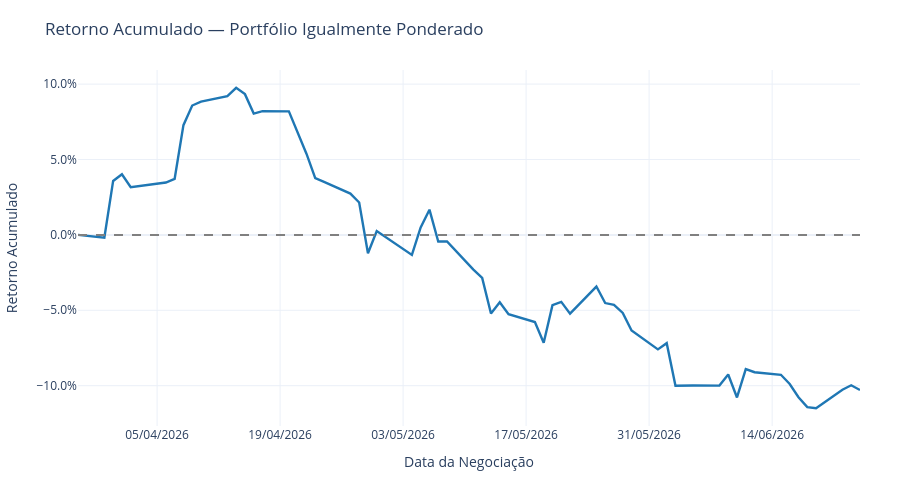

Write notebook code for a chart like this one.
### Markdown cell above
## 3. Equal-Weight Portfolio Back-test

### Code cell
# 3) Back-test simples de um portfólio igualmente ponderado (equal-weight).
# Estratégia: a cada dia, peso = 1/N em cada ativo. O retorno do portfólio é a
# média simples dos retornos diários; o acumulado é o produto cumulativo.
if not daily.is_empty():
    portfolio = (
        daily
        .group_by("trade_date")
        .agg(pl.col("daily_return").mean().alias("portfolio_return"))
        .sort("trade_date")
        .with_columns(
            # cumprod((1 + r_t)) - 1  =  retorno composto acumulado
            ((1 + pl.col("portfolio_return").fill_null(0)).cum_prod() - 1).alias("portfolio_cum_return")
        )
        .to_pandas()
    )

    fig = px.line(
        portfolio,
        x="trade_date",
        y="portfolio_cum_return",
        title="Retorno Acumulado — Portfólio Igualmente Ponderado",
        labels={
            "trade_date": "Data da Negociação",
            "portfolio_cum_return": "Retorno Acumulado",
        },
    )
    fig.update_traces(line=dict(color="#1f77b4", width=2.4))
    fig.add_hline(y=0, line_dash="dash", line_color="grey")
    fig.update_layout(
        template="plotly_white",
        height=480,
        hovermode="x unified",
        margin=dict(l=60, r=40, t=70, b=50),
    )
    fig.update_yaxes(tickformat=".1%")
    fig.update_xaxes(tickformat="%d/%m/%Y")
    fig.show()

    final_return = portfolio["portfolio_cum_return"].iloc[-1]
    print(f"Retorno final do portfólio: {final_return:.2%}")

### Figure 1 — Plotly figure (JSON) as saved in the notebook; plotly's stock layout.template omitted (floating-point values rounded to 4 significant figures)
{"data": [{"hovertemplate": "Data da Negociação=%{x}<br>Retorno Acumulado=%{y}<extra></extra>", "legendgroup": "", "line": {"color": "#1f77b4", "dash": "solid", "width": 2.4}, "marker": {"symbol": "circle"}, "mode": "lines", "name": "", "orientation": "v", "showlegend": false, "type": "scatter", "x": ["2026-03-27T00:00:00.000", "2026-03-30T00:00:00.000", "2026-03-31T00:00:00.000", "2026-04-01T00:00:00.000", "2026-04-02T00:00:00.000", "2026-04-06T00:00:00.000", "2026-04-07T00:00:00.000", "2026-04-08T00:00:00.000", "2026-04-09T00:00:00.000", "2026-04-10T00:00:00.000", "2026-04-13T00:00:00.000", "2026-04-14T00:00:00.000", "2026-04-15T00:00:00.000", "2026-04-16T00:00:00.000", "2026-04-17T00:00:00.000", "2026-04-20T00:00:00.000", "2026-04-22T00:00:00.000", "2026-04-23T00:00:00.000", "2026-04-24T00:00:00.000", "2026-04-27T00:00:00.000", "2026-04-28T00:00:00.000", "2026-04-29T00:00:00.000", "2026-04-30T00:00:00.000", "2026-05-04T00:00:00.000", "2026-05-05T00:00:00.000", "2026-05-06T00:00:00.000", "2026-05-07T00:00:00.000", "2026-05-08T00:00:00.000", "2026-05-11T00:00:00.000", "2026-05-12T00:00:00.000", "2026-05-13T00:00:00.000", "2026-05-14T00:00:00.000", "2026-05-15T00:00:00.000", "2026-05-18T00:00:00.000", "2026-05-19T00:00:00.000", "2026-05-20T00:00:00.000", "2026-05-21T00:00:00.000", "2026-05-22T00:00:00.000", "2026-05-25T00:00:00.000", "2026-05-26T00:00:00.000", "2026-05-27T00:00:00.000", "2026-05-28T00:00:00.000", "2026-05-29T00:00:00.000", "2026-06-01T00:00:00.000", "2026-06-02T00:00:00.000", "2026-06-03T00:00:00.000", "2026-06-05T00:00:00.000", "2026-06-08T00:00:00.000", "2026-06-09T00:00:00.000", "2026-06-10T00:00:00.000", "2026-06-11T00:00:00.000", "2026-06-12T00:00:00.000", "2026-06-15T00:00:00.000", "2026-06-16T00:00:00.000", "2026-06-17T00:00:00.000", "2026-06-18T00:00:00.000", "2026-06-19T00:00:00.000", "2026-06-22T00:00:00.000", "2026-06-23T00:00:00.000", "2026-06-24T00:00:00.000"], "xaxis": "x", "y": [0.0, -0.001902, 0.0358, 0.04018, 0.03158, 0.03476, 0.0372, 0.07278, 0.0858, 0.08845, 0.09197, 0.09756, 0.09336, 0.08046, 0.08206, 0.08195, 0.05387, 0.03762, 0.03517, 0.02742, 0.02149, -0.01219, 0.002568, -0.01327, 0.004975, 0.01673, -0.004401, -0.004359, -0.02303, -0.02851, -0.05215, -0.04462, -0.05253, -0.05782, -0.07155, -0.04664, -0.04442, -0.05225, -0.03426, -0.0452, -0.04644, -0.05175, -0.06343, -0.07591, -0.0718, -0.1, -0.0999, -0.09995, -0.09257, -0.1078, -0.08896, -0.09106, -0.09277, -0.0989, -0.1076, -0.1142, -0.1149, -0.1027, -0.09974, -0.1029], "yaxis": "y"}], "layout": {"height": 480, "hovermode": "x unified", "legend": {"tracegroupgap": 0}, "margin": {"b": 50, "l": 60, "r": 40, "t": 70}, "shapes": [{"line": {"color": "grey", "dash": "dash"}, "type": "line", "x0": 0, "x1": 1, "xref": "x domain", "y0": 0, "y1": 0, "yref": "y"}], "title": {"text": "Retorno Acumulado — Portfólio Igualmente Ponderado"}, "xaxis": {"anchor": "y", "domain": [0, 1], "tickformat": "%d/%m/%Y", "title": {"text": "Data da Negociação"}}, "yaxis": {"anchor": "x", "domain": [0, 1], "tickformat": ".1%", "title": {"text": "Retorno Acumulado"}}}}
